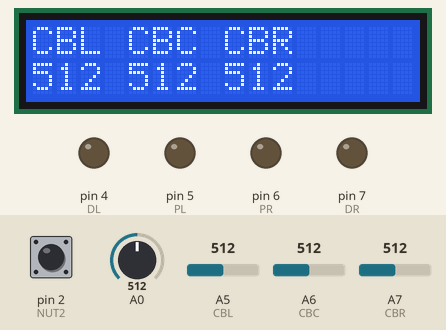
Bench run of a sketch on a simulated Arduino Nano, built with avr-gcc and run on an emulated ATmega328P. Shown: 16×2 character LCD, output pins drawn as LEDs (lit = HIGH). Inputs (shaded band) come from the test bench; at power-on: pin 2 (NUT2) HIGH, A5 (CBL) = 512, A6 (CBC) = 512, A7 (CBR) = 512, A0 = 512.

Above: at 0.8 s.
0.9 s: pin 2 (NUT2) pulled LOW for 0.15 s
At 2.1 s:
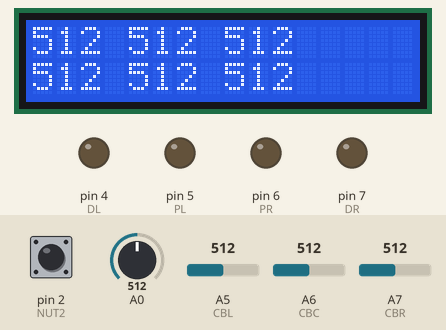
2.5 s: A5 (CBL) set to 716
At 3.4 s:
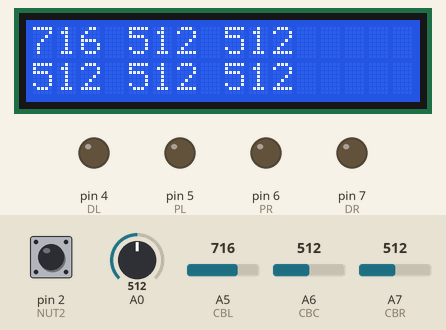
4.0 s: A6 (CBC) set to 716
At 4.5 s:
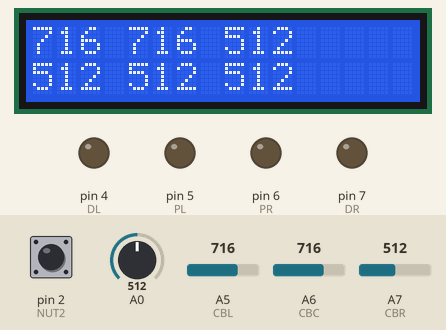
5.5 s: A7 (CBR) set to 504
At 6.7 s:
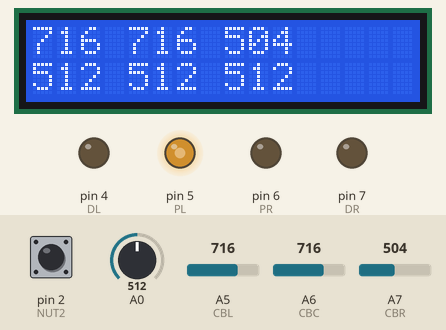
7.0 s: A7 (CBR) set to 306
At 7.9 s:
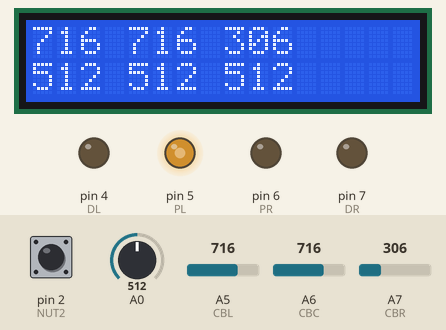
8.5 s: A5 (CBL) set to 992
At 9.2 s:
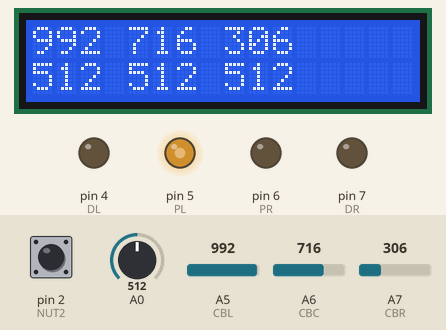
Timing chart, 0 to 11.0 s (numbered marks = the images above; inputs shaded):
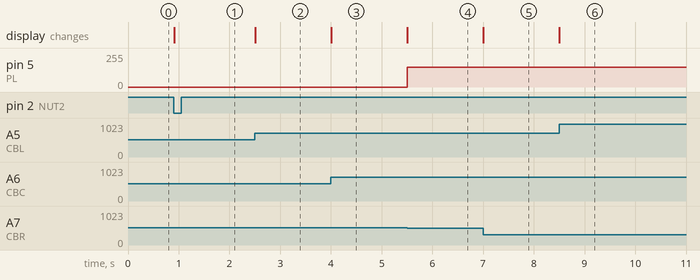

The sketch:

xe_do_line.ino
```cpp
#define DL 4
#define PL 5
#define DR 7
#define PR 6
#define CBL A5
#define CBC A6
#define CBR A7
#define NUT2 2
#define NUT3 3
#include<LiquidCrystal.h>
LiquidCrystal lcd(8,9,10,11,12,13);
//khai baso bien trang thai cai dat
int TT = 0;
// Khai báo biến lưu màu
int L1, L2, LTB;
int C1, C2, CTB;
int R1, R2, RTB;
// biến lưu giá trị hiện tại
int L,R,C;
void setup() {
  lcd.begin(16,02);
  pinMode(4,OUTPUT);
  pinMode(5,OUTPUT);
  pinMode(6,OUTPUT);
  pinMode(7,OUTPUT);
  pinMode(NUT2, INPUT_PULLUP);
  // đọc giá trị ban đầu n
  L = analogRead(CBL);
  C = analogRead(CBC);
  R = analogRead(CBR);
  // khởi tạo cực đại cực tiểu
  L1 = L; L2 = L;
  R1 = R; R2 = R;
  C1 = C; C2 = C;
  // bắt đầu lấy mẫu và tính toán tự động
  while(digitalRead(NUT2)==1){
  Caidat();
  }
}
void loop() {
  // in giá trị thực lên màn hình
  lcd.setCursor(0,0);
  lcd.print(analogRead(CBL));
  lcd.setCursor(4,0);
  lcd.print(analogRead(CBC));
  lcd.setCursor(8,0);
  lcd.print(analogRead(CBR));
  //  trang den trang
  if(analogRead(CBL) > LTB && analogRead(CBC) < CTB && analogRead(CBR) > RTB){
    DONGCO(150,150);
    }
  // den trang trang
  if(analogRead(CBL) < LTB && analogRead(CBC) > CTB && analogRead(CBR) > RTB){
    DONGCO(0,150);
    }
  // trang trang den
  if(analogRead(CBL) > LTB && analogRead(CBC) > CTB && analogRead(CBR) < RTB){
    DONGCO(150,0);
    }
  // den den den
  if(analogRead(CBL) < LTB && analogRead(CBC) < CTB && analogRead(CBR) < RTB){
    DONGCO(0,0);
    }
}
void Caidat(){
  // cập nhật giá trị vào các biến lưu
  L = analogRead(CBL);
  C = analogRead(CBC);
  R = analogRead(CBR);
  // lấy max - min.
  if(L > L1){L1 = L;}
  if(L < L2){L2 = L;}
  if(C > C1){C1 = C;}
  if(C < C2){C2 = C;}
  if(R > R1){R1 = R;}
  if(R < R2){R2 = R;}
  // tính trung bình
  LTB = (L1 + L2)/2;
  CTB = (C1 + C2)/2;
  RTB = (R1 + R2)/2;
  // in lên LCD
  lcd.setCursor(0,0);
  lcd.print("CBL");
  lcd.setCursor(0,1);
  lcd.print(analogRead(LTB));
  lcd.setCursor(4,0);
  lcd.print("CBC");
  lcd.setCursor(4,1);
  lcd.print(analogRead(CTB));
  lcd.setCursor(8,0);
  lcd.print("CBR");
  lcd.setCursor(8,1);
  lcd.print(analogRead(RTB));
  }
// chương trình 2 động cơ
void DONGCO(int pL, int pR){
  MotoL(pL);
  MotoR(pR);
  }
// chương trình con cho động cơ bên trái
void MotoL(int pwm){
  if(pwm >= 0){
    digitalWrite(DL,0);
    analogWrite (PL,pwm);
    }
  if(pwm < 0){
    digitalWrite(DL,1);
    analogWrite (PL,255 + pwm);
    }
  }
void MotoR(int pwm){
  if(pwm >= 0){
    digitalWrite(DR,0);
    analogWrite (PR,pwm);
    }
  if(pwm < 0){
    digitalWrite(DR,1);
    analogWrite (PR,255 + pwm);
    }
  }
```

Measured:
- the behaviour switches between 512 and 511 on A7 (CBR) (found by bisection; images 3 and 4)
- after the input at 0.9 s, the display: changes at once (image 1)
- after the input at 2.5 s, the display: changes at once (image 2)
- after the input at 4.0 s, the display: changes at once (image 3)
- after the input at 5.5 s, pin 5 (PL): 0/255 → 150/255 at once; the display: changes at once (image 4)
- after the input at 7.0 s, the display: changes at once (image 5)
- after the input at 8.5 s, the display: changes at once (image 6)
